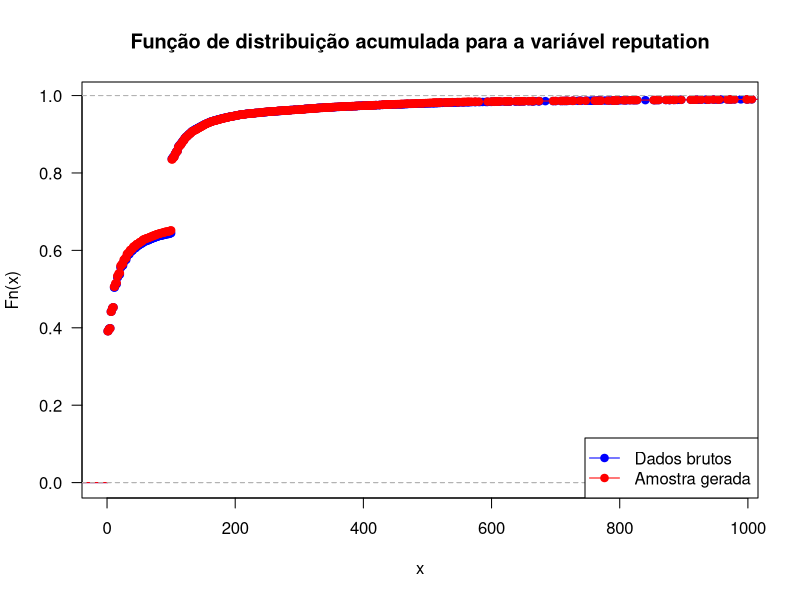
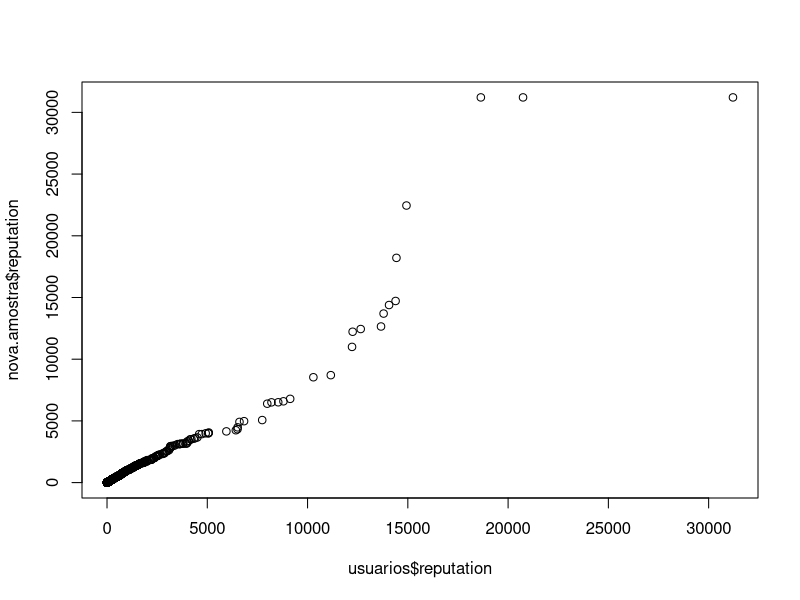

Generate these figures, in order, with R:
usuarios = read.csv("askubuntu.csv")

plot.fda <- function(data, col.name, ...)
    plot(ecdf(data[, col.name]),
         xlim = c(0, quantile(data[, col.name], 0.99)),
         main = paste("Função de distribuição acumulada para a variável", col.name),
         las = 1,
         ...)

# Implemente um script R que gera a distribuição de probabilidades empirica dos dados da coluna reputation.

Fn <- ecdf(usuarios$reputation)

# O script também deve extrair dessa distribuição uma amostra contendo a reputação de 25.000 usuários e salvá-la em um
# arquivo no formato *.txt, com cada usuário em uma linha do arquivo.

## Com probabilidade uniforme de escolher algum elemento da amostra principal que ocorre com o uso da função sample e
## seu parâmetro replace = TRUE, mantem-se, na nova amostra, as mesmas características da distribuição dos dados brutos.
nova.amostra = data.frame(name = 0:(25000 - 1),
                          reputation = sample(usuarios$reputation, 25000, replace = TRUE))

write.table(nova.amostra, file = "output-questao3-nova-amostra.txt")

# Para permitir a análise dos dados, o script também deve:
# (i) gerar uma figura em formato *.png contendo um único gráfico FDA com os dados brutos e a amostra gerada;
png(filename = "output-questao3-fda.png", width = 960, height = 960)
plot.fda(usuarios, col.name = "reputation", col = "blue")

lines(ecdf(nova.amostra$reputation), col = "red")

legend("bottomright", c("Dados brutos", "Amostra gerada"), col = c("blue", "red"), lwd = 1, pch = 19)
dev.off()

# (ii) imprimir os valores: min, max, média, mediana, 1o e 3o quartis.
print("Dados brutos")
print(summary(usuarios$reputation))

print("Nova amostra gerada")
print(summary(nova.amostra$reputation))

# Dica: estude com cuidado o help das funções sample, ecdf e hist no R. Essas funções podem tornar esse exercício mais
# fácil.

png(filename = "output-questao3-qqplot.png", width = 960, height = 960)
qqplot(usuarios$reputation, nova.amostra$reputation)
dev.off()
